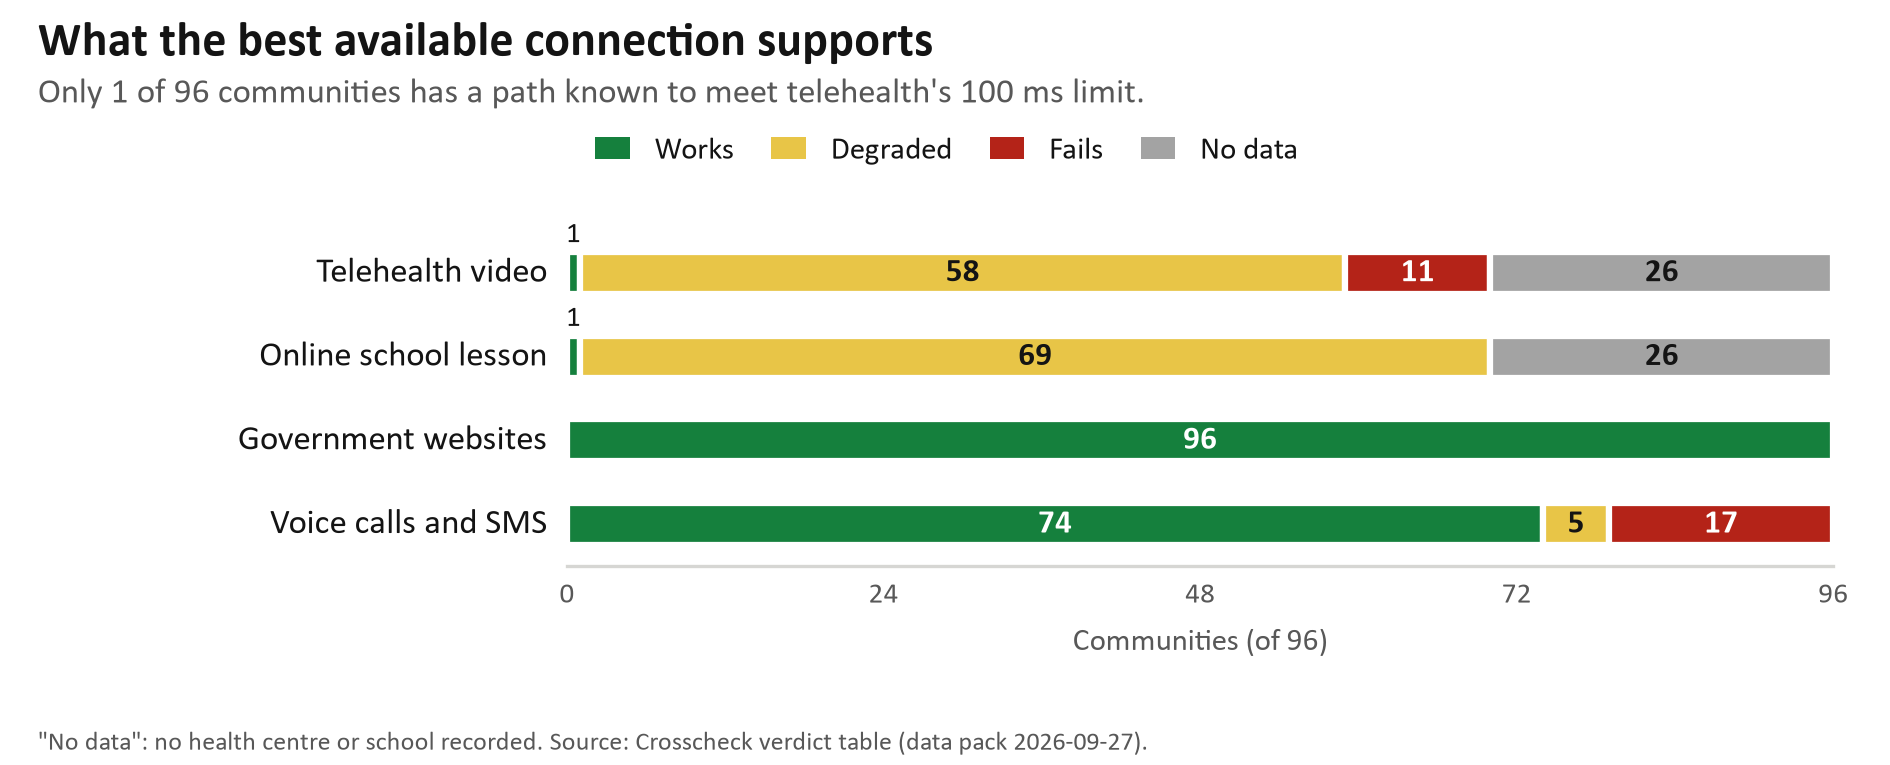

Source code (Python):
"""Report figure: what the best available connection supports, per service (Crosscheck, DIC005).

Counts come from the pipeline's verdict table (data/out/tables/verdict_counts.csv), the same
numbers as Finding 2. Static PNG for print: every segment carries its count, so colour is never
the only cue.
"""
import csv
from pathlib import Path

import matplotlib.pyplot as plt
from matplotlib.patches import Patch

HERE = Path(__file__).resolve().parent
TABLE = HERE.parents[2] / "data/out/tables/verdict_counts.csv"
OUT = HERE / "Crosscheck_figure_services.png"

# The app's "Territory" verdict colours (app/theme.css): Degraded is gold, never the ochre accent.
VERDICTS = [("works", "Works", "#15803D", "white"), ("degraded", "Degraded", "#E8C547", "#141414"),
            ("fails", "Fails", "#B42318", "white"), ("nodata", "No data", "#A3A3A3", "#141414")]
SERVICES = [("Telehealth video", "Telehealth video"),
            ("School video meeting", "Online school lesson"),
            ("myGov and banking", "Government websites"), ("Voice and SMS", "Voice calls and SMS")]
INK, INK_MUTED = "#141414", "#585858"
plt.rcParams["font.family"] = ["Calibri", "Arial", "DejaVu Sans"]

counts = {}
with TABLE.open(encoding="utf-8") as f:
    for row in csv.DictReader(f):
        counts[(row["service"], row["verdict"])] = int(row["communities"])

fig, ax = plt.subplots(figsize=(6.3, 2.55), dpi=300)
for i, (key, label) in enumerate(SERVICES):
    y = len(SERVICES) - 1 - i
    left = 0
    for verdict, _, color, text_color in VERDICTS:
        n = counts.get((key, verdict), 0)
        if not n:
            continue
        ax.barh(y, n, left=left, height=0.5, color=color, edgecolor="white", linewidth=1.5)
        if n >= 4:
            ax.text(left + n / 2, y, str(n), ha="center", va="center", fontsize=8,
                    color=text_color, fontweight="bold")
        else:  # too narrow for a label inside: put it just above the bar
            ax.text(left + n / 2, y + 0.28, str(n), ha="center", va="bottom", fontsize=7, color=INK)
        left += n
    ax.text(-1.5, y, label, ha="right", va="center", fontsize=8.5, color=INK)

ax.set_xlim(0, 96)
ax.set_ylim(-0.5, len(SERVICES) - 0.3)
ax.set_xticks([0, 24, 48, 72, 96])
ax.tick_params(axis="x", labelsize=7, colors=INK_MUTED, length=0)
ax.set_yticks([])
for side in ("top", "right", "left"):
    ax.spines[side].set_visible(False)
ax.spines["bottom"].set_color("#D6D6D3")
ax.set_xlabel("Communities (of 96)", fontsize=7.5, color=INK_MUTED)

fig.legend(handles=[Patch(facecolor=colour, label=word) for _, word, colour, _ in VERDICTS],
           loc="upper left", bbox_to_anchor=(0.30, 0.86), ncol=4, frameon=False, fontsize=7.5,
           handlelength=1.1, columnspacing=1.2, labelcolor=INK)
fig.text(0.02, 0.975, "What the best available connection supports", fontsize=11.5,
         fontweight="bold", color=INK, va="top")
fig.text(0.02, 0.9, "Only 1 of 96 communities has a path known to meet telehealth's 100 ms limit.",
         fontsize=8.3, color=INK_MUTED, va="top")
fig.text(0.02, 0.02, "\"No data\": no health centre or school recorded. Source: Crosscheck verdict "
         "table (data pack 2026-09-27).", fontsize=6.3, color=INK_MUTED)
fig.subplots_adjust(left=0.30, right=0.97, top=0.72, bottom=0.26)
fig.savefig(OUT, dpi=300, facecolor="white")
print(OUT)
